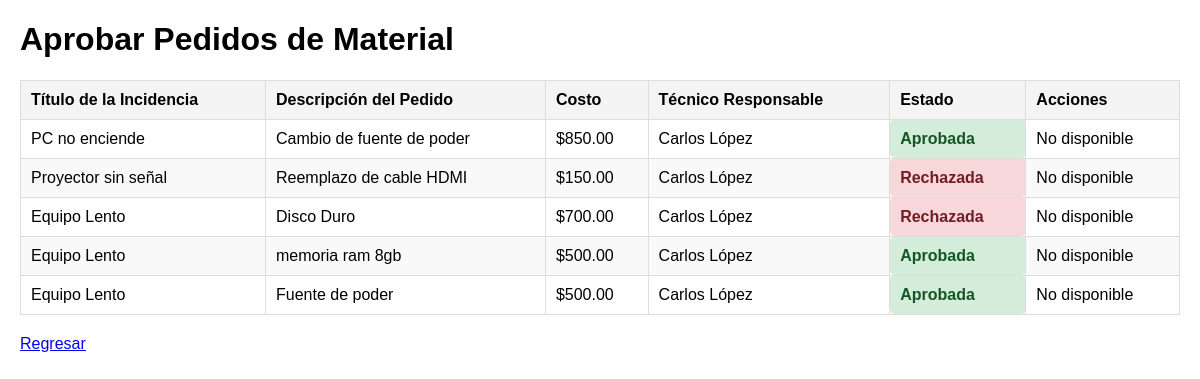
/aprovacion.php, run on the app's committed database.
### tables this page shows
CREATE TABLE `cotizaciones` (
  `id_cotizacion` int(11) NOT NULL,
  `id_incidencia` int(11) NOT NULL,
  `descripcion` text NOT NULL,
  `costo` decimal(10,2) NOT NULL,
  `estado` enum('pendiente','aprobada','rechazada') DEFAULT 'pendiente',
  `fecha_creacion` timestamp NOT NULL DEFAULT current_timestamp()
);

CREATE TABLE `incidencias` (
  `id_incidencia` int(11) NOT NULL,
  `id_usuario` int(11) NOT NULL,
  `id_equipo` int(11) NOT NULL,
  `id_tecnico` int(11) DEFAULT NULL,
  `titulo` varchar(150) NOT NULL,
  `descripcion` text NOT NULL,
  `prioridad` enum('baja','media','alta','critica') NOT NULL,
  `estado` enum('abierta','en_progreso','en_taller','cerrada') DEFAULT 'abierta',
  `fecha_creacion` timestamp NOT NULL DEFAULT current_timestamp(),
  `fecha_actualizacion` timestamp NOT NULL DEFAULT current_timestamp() ON UPDATE current_timestamp()
);

CREATE TABLE `usuarios` (
  `id_usuario` int(11) NOT NULL,
  `nombre` varchar(100) NOT NULL,
  `correo` varchar(100) NOT NULL,
  `contrasena` varchar(255) NOT NULL,
  `tipo_usuario` enum('administrador','tecnico','jefe_departamento','usuario_final') NOT NULL
);

### aprovacion.php (the view, shortened to what this page needs)
<?php
include 'config.php';
$sql = "SELECT
            c.id_cotizacion,
            c.descripcion,
            c.costo,
            c.estado,
            i.titulo AS titulo_incidencia,
            u.nombre AS tecnico_responsable
        FROM
            cotizaciones c
        LEFT JOIN
            incidencias i ON c.id_incidencia = i.id_incidencia
        LEFT JOIN
            usuarios u ON i.id_tecnico = u.id_usuario";
$result = $conn->query($sql);
?>
<!DOCTYPE html>
<html lang="es">
<head>
</head>
<body>
    <h1>Aprobar Pedidos de Material</h1>
    <table>
        <thead>
            <tr>
                <th>Título de la Incidencia</th>
                <th>Descripción del Pedido</th>
                <th>Costo</th>
                <th>Técnico Responsable</th>
                <th>Estado</th>
                <th>Acciones</th>
            </tr>
        </thead>
        <tbody>
            <?php
            if ($result->num_rows > 0) {
                while ($row = $result->fetch_assoc()) {
                    echo "<tr>";
                    echo "<td>" . htmlspecialchars($row['titulo_incidencia']) . "</td>";
                    echo "<td>" . htmlspecialchars($row['descripcion']) . "</td>";
                    echo "<td>$" . htmlspecialchars($row['costo']) . "</td>";
                    echo "<td>" . htmlspecialchars($row['tecnico_responsable'] ?? 'No asignado') . "</td>";
                    $estado = htmlspecialchars($row['estado']);
                    $estado_clase = $estado === 'aprobada' ? 'aprobada' : ($estado === 'rechazada' ? 'rechazada' : '');
                    echo "<td class='estado $estado_clase'>" . ucfirst($estado) . "</td>";
                    if ($estado === 'pendiente') {
                        echo "<td>
                                <form method='POST' style='display:inline;'>
                                    <input type='hidden' name='id_cotizacion' value='" . $row['id_cotizacion'] . "'>
                                    <div class='actions'>
                                        <button type='submit' name='accion' value='aprobar' class='approve'>Aprobar</button>
                                        <button type='submit' name='accion' value='rechazar' class='reject'>Rechazar</button>
                                    </div>
                                </form>
                              </td>";
                    } else {
                        echo "<td>No disponible</td>";
                    }
                    echo "</tr>";
                }
            } else {
                echo "<tr><td colspan='6'>No hay pedidos disponibles.</td></tr>";
            }
            ?>
        </tbody>
    </table>
    <a href="jefe_dashboard.php">Regresar</a>
</body>
</html>

### aprovacion.php (style rules this page uses)
body { font-family: Arial, sans-serif; margin: 20px; }
table { width: 100%; border-collapse: collapse; margin: 20px 0; }
table, th, td { border: 1px solid #ddd; }
th, td { padding: 10px; text-align: left; }
th { background-color: #f4f4f4; }
tr:nth-child(even) { background-color: #f9f9f9; }
.estado { font-weight: bold; padding: 5px 10px; border-radius: 5px; }
.estado.aprobada { background-color: #d4edda; color: #155724; }
.estado.rechazada { background-color: #f8d7da; color: #721c24; }

### data on the page
cotizaciones: id_incidencia.titulo "PC no enciende", descripcion "Cambio de fuente de poder", costo "850.00", usuarios.nombre "Carlos López", estado "Aprobada", shows "No disponible"
cotizaciones: id_incidencia.titulo "Proyector sin señal", descripcion "Reemplazo de cable HDMI", costo "150.00", usuarios.nombre "Carlos López", estado "Rechazada", shows "No disponible"
cotizaciones: id_incidencia.titulo "Equipo Lento", descripcion "Disco Duro", costo "700.00", usuarios.nombre "Carlos López", estado "Rechazada", shows "No disponible"
cotizaciones: id_incidencia.titulo "Equipo Lento", descripcion "memoria ram 8gb", costo "500.00", usuarios.nombre "Carlos López", estado "Aprobada", shows "No disponible"
cotizaciones: id_incidencia.titulo "Equipo Lento", descripcion "Fuente de poder", costo "500.00", usuarios.nombre "Carlos López", estado "Aprobada", shows "No disponible"
